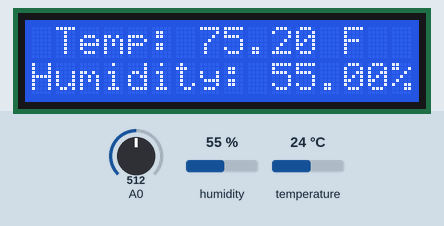
This sketch was run on a simulated Arduino Uno, built with avr-gcc and run on an emulated ATmega328P. Shown: 16×2 character LCD. The inputs (shaded band) are chosen by the test bench; at power-on: humidity 55 %, temperature 24 °C, A0 = 512. What the sketch prints to the serial monitor is not drawn.

Above: at 1.2 s.
1.3 s: humidity set to 22 %
At 6.3 s:
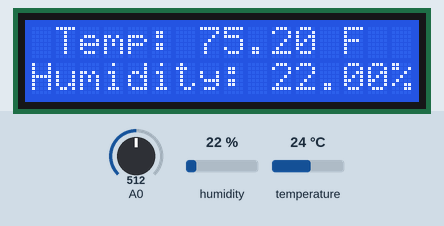
7.3 s: temperature set to 12 °C
At 11.0 s:
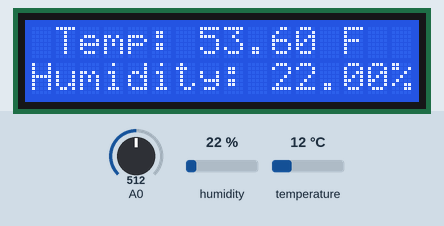
13.3 s: humidity set to 40 %
At 15.7 s:
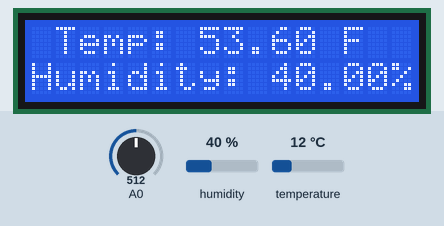
19.3 s: temperature set to 19 °C
At 21.6 s:
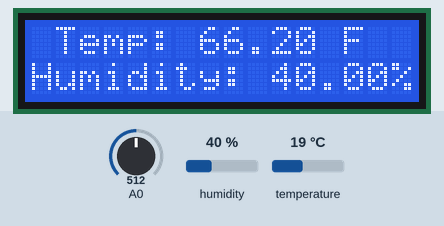
Timing chart, 0 to 23.1 s (numbered marks = the images above; inputs shaded):
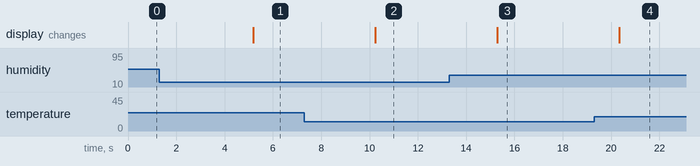

Measured:
- after the input at 1.3 s, the display: changes after 3.9 s (image 1)
- after the input at 7.3 s, the display: changes after 2.9 s (image 2)
- after the input at 13.3 s, the display: changes after 2.0 s (image 3)
- after the input at 19.3 s, the display: changes after 1.0 s (image 4)

The sketch:

DHT_and_Light_Sensor.ino
```cpp
#include <DHT.h>
#include <LiquidCrystal_I2C.h>


#define DHTPIN 4
#define DHTTYPE DHT11

DHT dht(DHTPIN, DHTTYPE);
LiquidCrystal_I2C lcd(0x27, 16, 2);

void setup() {
  Serial.begin(9600);
  lcd.init();  //initialize the lcd
  lcd.backlight();  //open the backlight
  dht.begin();
}

// photoresistor to VCC , 10k resistor to GND
// much dark , much low value

void loop() {
  int sensorValue = analogRead(A0);

  float humidity = dht.readHumidity();
  float temperature = dht.readTemperature(true);

  Serial.print("Temperature: ");
  Serial.print(temperature);
  Serial.println(" F");

  Serial.print("Humidity: ");

  Serial.print(humidity);
  Serial.println(" %");

  lcd.clear();
  Serial.println(sensorValue);
  lcd.setCursor(1, 0); // set the cursor to column 3, line 0
  lcd.print("Temp: " + String(temperature) + " F");  // Print a message to the LCD

  lcd.setCursor(0, 1); // set the cursor to column 2, line 1
  lcd.print("Humidity: " + String(humidity) + "%");  // Print a message to the LCD.
  delay(5000);
}
```
